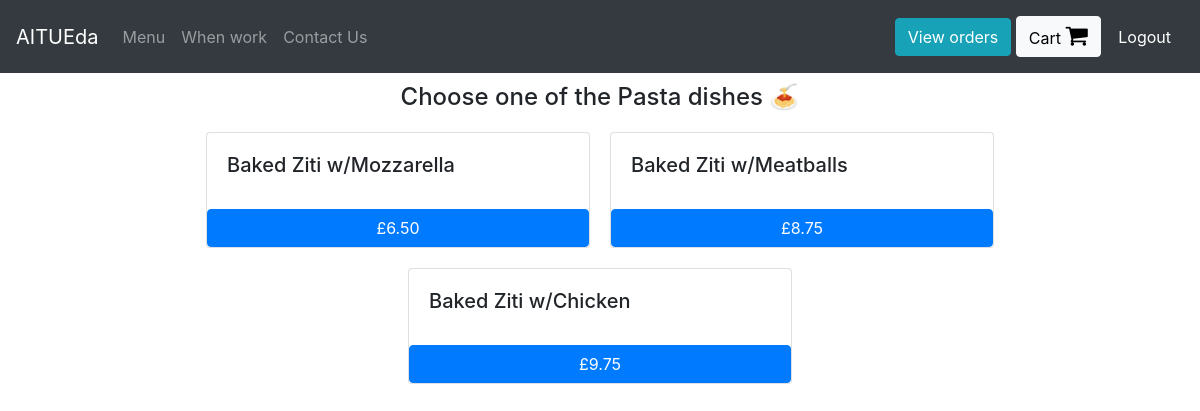
Page /Pasta (signed in) on the earlier database version.
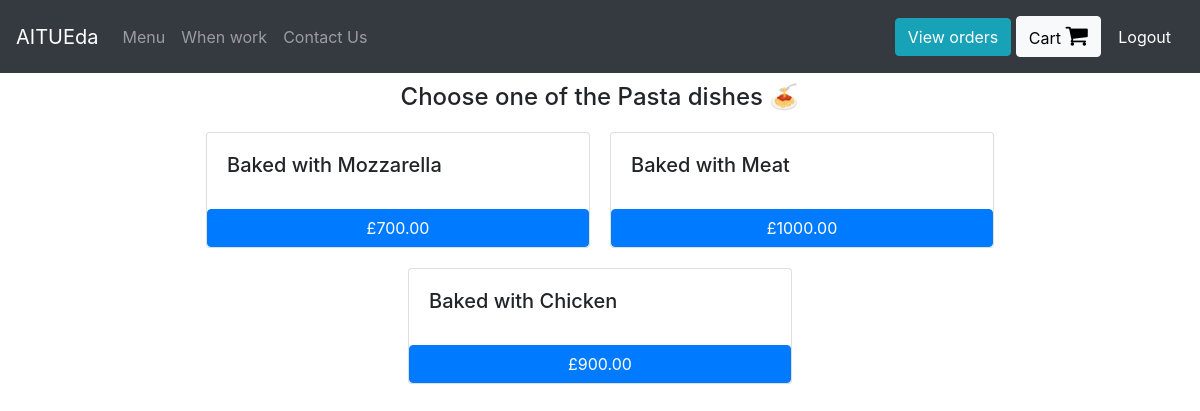
Same page on the later database version.
### orders/models.py (models this page shows)
class Pasta(models.Model):
    dish_name = models.CharField(max_length=200)
    price = models.DecimalField(max_digits=6, decimal_places=2)
    def __str__(self):
        return f"{self.dish_name}"

### orders/views.py (the view)
# urls.py: path("Pasta", views.pasta, name="pasta"),
def pasta(request):
    if request.user.is_authenticated:
        return render(request, "orders/pasta.html", context={"dishes": Pasta.objects.all})
    else:
        return redirect("orders:login")

### orders/templates/orders/pasta.html
{% extends 'orders/header.html' %}
{% block content %}
    <div class="container">
      <h4 style="margin:10px; text-align:center;"> Choose one of the Pasta dishes &#x1f35d </h4>
      <div class="row justify-content-center">
        {% for dish in dishes %}
            <div class="card" id="regular_pizza_card" style="width: 24rem; margin:10px;">
              <div class="card-body">
                <h5 class="card-title" >{{dish}}</h5>
              </div>
              <button class="btn btn-primary" onclick="add_to_cart({item_description:'{{dish}}' , price:{{dish.price}} })">£{{dish.price}}</button>
            </div>
        {% endfor %}
      </div>
    </div>
{% endblock %}

Differences in the rows shown:
changed Pasta: dish_name "Baked Ziti w/Mozzarella" → "Baked with Mozzarella"; price "6.50" → "700.00"
changed Pasta: dish_name "Baked Ziti w/Meatballs" → "Baked with Meat"; price "8.75" → "1000.00"
changed Pasta: dish_name "Baked Ziti w/Chicken" → "Baked with Chicken"; price "9.75" → "900.00"
